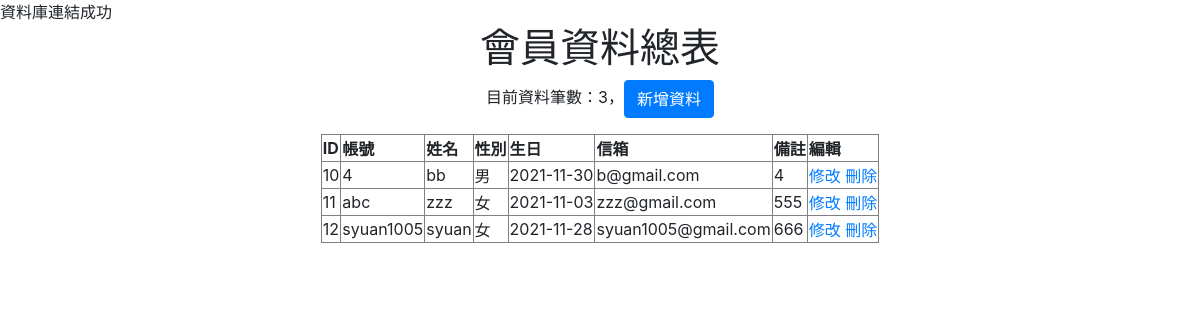
The page / on the database its author committed.
### tables this page shows
CREATE TABLE `account_info` (
  `cid` int(10) NOT NULL,
  `account` varchar(20) NOT NULL,
  `cname` varchar(10) NOT NULL,
  `gender` varchar(10) NOT NULL,
  `birthday` date NOT NULL,
  `mail` varchar(50) NOT NULL,
  `note` text NOT NULL
);

### index.php (the view, shortened to what this page needs)
<?php
include("connMySQL.php");
$sql_query = "SELECT * FROM  account_info ORDER BY cid ASC";
$result = mysqli_query($db_link, $sql_query);
$total_records = mysqli_num_rows($result);
?>
<!DOCTYPE html>
<html>
<head>
    <link rel="stylesheet" href="./css/bootstrap.css">
</head>
<body>
    <h1 align="center">會員資料總表</h1>
    <p align="center">目前資料筆數：<?php echo $total_records; ?>，<button type="button" class="btn btn-primary" onClick="window.open('create.php')">新增資料</button></p>
    <table border="1" align="center">
        <tr>
            <th>ID</th>
            <th>帳號</th>
            <th>姓名</th>
            <th>性別</th>
            <th>生日</th>
            <th>信箱</th>
            <th>備註</th>
            <th>編輯</th>
        </tr>
        <?php
        while ($row_result = mysqli_fetch_assoc($result)) {
            echo "<tr>";
            echo "<td>" . $row_result['cid'] . "</td>";
            echo "<td>" . $row_result['account'] . "</td>";
            echo "<td>" . $row_result['cname'] . "</td>";
            echo "<td>" . $row_result['gender'] . "</td>";
            echo "<td>" . $row_result['birthday'] . "</td>";
            echo "<td>" . $row_result['mail'] . "</td>";
            echo "<td>" . $row_result['note'] . "</td>";
            echo "<td><a href='update.php?id=" . $row_result['cid'] . "'>修改</a> ";
            echo "<a href='delete.php?id=" . $row_result['cid'] . "'>刪除</a></td>";
            echo "</tr>";
        }
        ?>
    </table>
</body>
</html>

### rows shown on the page
account_info: cid "10", account "4", cname "bb", gender "男", birthday "2021-11-30", mail "b@gmail.com", note "4"
account_info: cid "11", account "abc", cname "zzz", gender "女", birthday "2021-11-03", mail "zzz@gmail.com", note "555"
account_info: cid "12", account "syuan1005", cname "syuan", gender "女", birthday "2021-11-28", mail "syuan1005@gmail.com", note "666"

### other values the page prints
$total_records "3"
